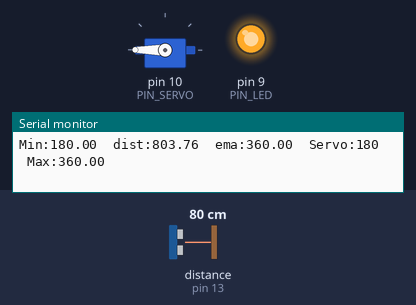
Bench run of a sketch on a simulated Arduino Uno, built with avr-gcc and run on an emulated ATmega328P. Shown: servo, output pins drawn as LEDs (lit = HIGH), the last lines printed to the serial monitor. Wiring (inferred from the names in the program): ultrasonic range finder: trigger pin 12; echo pin 13. The inputs (shaded band) are chosen by the test bench; at power-on: distance to the obstacle (sensor on pin 13) 80 cm. The echo pulse lasts 58.3 µs per cm; pins used as bus, display or sensor lines are not drawn.

Above: at 1.2 s.
1.3 s: distance to the obstacle (sensor on pin 13) set to 35 cm
At 4.0 s:
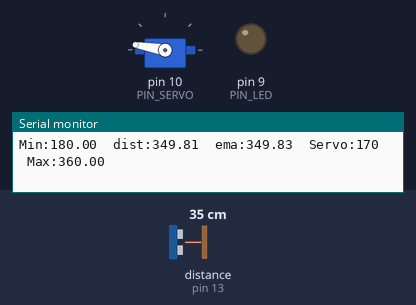
4.3 s: distance to the obstacle (sensor on pin 13) set to 60 cm
At 4.8 s:
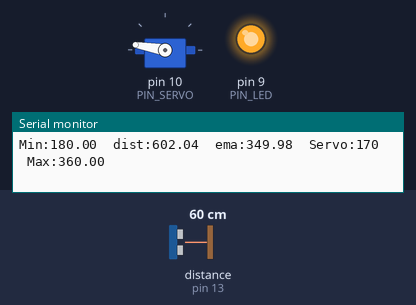
5.8 s: distance to the obstacle (sensor on pin 13) set to 18 cm
At 7.2 s:
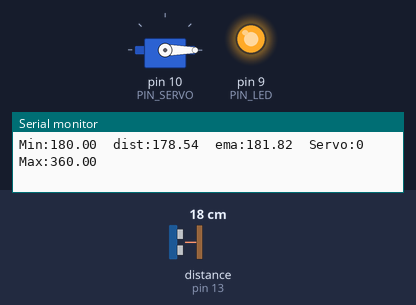
7.7 s: distance to the obstacle (sensor on pin 13) set to 20 cm
At 8.3 s:
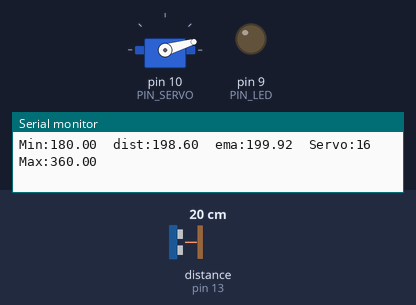
Timing chart, 0 to 11.7 s (numbered marks = the images above; inputs shaded):
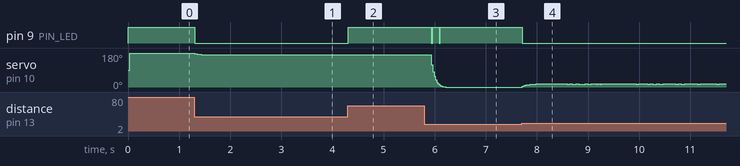

The sketch:

11P07.ino
```cpp
#include <Servo.h>

#define PIN_LED   9
#define PIN_TRIG  12
#define PIN_ECHO  13
#define PIN_SERVO 10


#define SND_VEL 346.0
#define INTERVAL 25
#define PULSE_DURATION 10
#define _DIST_MIN 180.0
#define _DIST_MAX 360.0

#define TIMEOUT ((INTERVAL/2) * 1000.0)
#define SCALE (0.001 * 0.5 * SND_VEL)

#define _EMA_ALPHA 0.30

#define _DUTY_MIN 500
#define _DUTY_MAX 2400
#define _DUTY_NEU ((_DUTY_MIN + _DUTY_MAX)/2)

float dist_prev = _DIST_MAX;
float dist_ema  = _DIST_MAX;
unsigned long last_sampling_time = 0;

Servo myservo;


static inline float clampf(float x, float lo, float hi) {
  if (x < lo) return lo;
  if (x > hi) return hi;
  return x;
}
static inline float lerp(float a, float b, float t) {
  return a + (b - a) * t;
}
static inline float mapRange(float x, float in_lo, float in_hi, float out_lo, float out_hi) {
  float t = (x - in_lo) / (in_hi - in_lo);
  return lerp(out_lo, out_hi, t);
}


float USS_measure(int TRIG, int ECHO) {
  digitalWrite(TRIG, HIGH);
  delayMicroseconds(PULSE_DURATION);
  digitalWrite(TRIG, LOW);
  return pulseIn(ECHO, HIGH, (unsigned long)TIMEOUT) * SCALE;
}

void setup() {
  pinMode(PIN_LED, OUTPUT);
  digitalWrite(PIN_LED, HIGH);

  pinMode(PIN_TRIG, OUTPUT);
  pinMode(PIN_ECHO, INPUT);
  digitalWrite(PIN_TRIG, LOW);

  myservo.attach(PIN_SERVO);
  myservo.writeMicroseconds(_DUTY_NEU);


  dist_prev = _DIST_MAX;
  dist_ema  = dist_prev;
  last_sampling_time = millis();

  Serial.begin(57600);
}

void loop() {
  if (millis() - last_sampling_time < INTERVAL) return;
  last_sampling_time = millis();


  float dist_raw = USS_measure(PIN_TRIG, PIN_ECHO);


  float dist_filtered;
  if (dist_raw == 0.0 || dist_raw < _DIST_MIN || dist_raw > _DIST_MAX) {
    dist_filtered = dist_prev;
  } else {
    dist_filtered = dist_raw;
    dist_prev = dist_raw;
  }


  dist_ema = _EMA_ALPHA * dist_filtered + (1.0f - _EMA_ALPHA) * dist_ema;


  float d_mm = clampf(dist_ema, _DIST_MIN, _DIST_MAX);
  float duty_us = mapRange(d_mm, _DIST_MIN, _DIST_MAX, _DUTY_MIN, _DUTY_MAX);


  myservo.writeMicroseconds((int)duty_us);


  if (dist_raw >= _DIST_MIN && dist_raw <= _DIST_MAX && dist_raw != 0.0) {
    digitalWrite(PIN_LED, LOW);
  } else {
    digitalWrite(PIN_LED, HIGH);
  }

  Serial.print("Min:");    Serial.print(_DIST_MIN);
  Serial.print("\tdist:");  Serial.print(dist_raw);
  Serial.print("\tema:");   Serial.print(dist_ema);
  Serial.print("\tServo:"); Serial.print(myservo.read());
  Serial.print("\tMax:");   Serial.println(_DIST_MAX);


}
```

Measured:
- the behaviour switches between 18 and 19 cm on distance to the obstacle (sensor on pin 13) (found by bisection; images 3 and 4)
- after the input at 1.3 s, pin 9 (PIN_LED): HIGH → LOW at once
- after the input at 4.3 s, pin 9 (PIN_LED): LOW → HIGH at once; servo on pin 10 (PIN_SERVO): stops changing and stays 170°
- after the input at 5.8 s, pin 9 (PIN_LED): alternates HIGH for 0.12 s and LOW for 0.03 s, 4 changes in all, then stays HIGH, starting after 0.14 s; servo on pin 10 (PIN_SERVO): moves from 170° to 0° over 0.28 s, starting after 0.14 s
- after the input at 7.7 s, pin 9 (PIN_LED): HIGH → LOW at once
